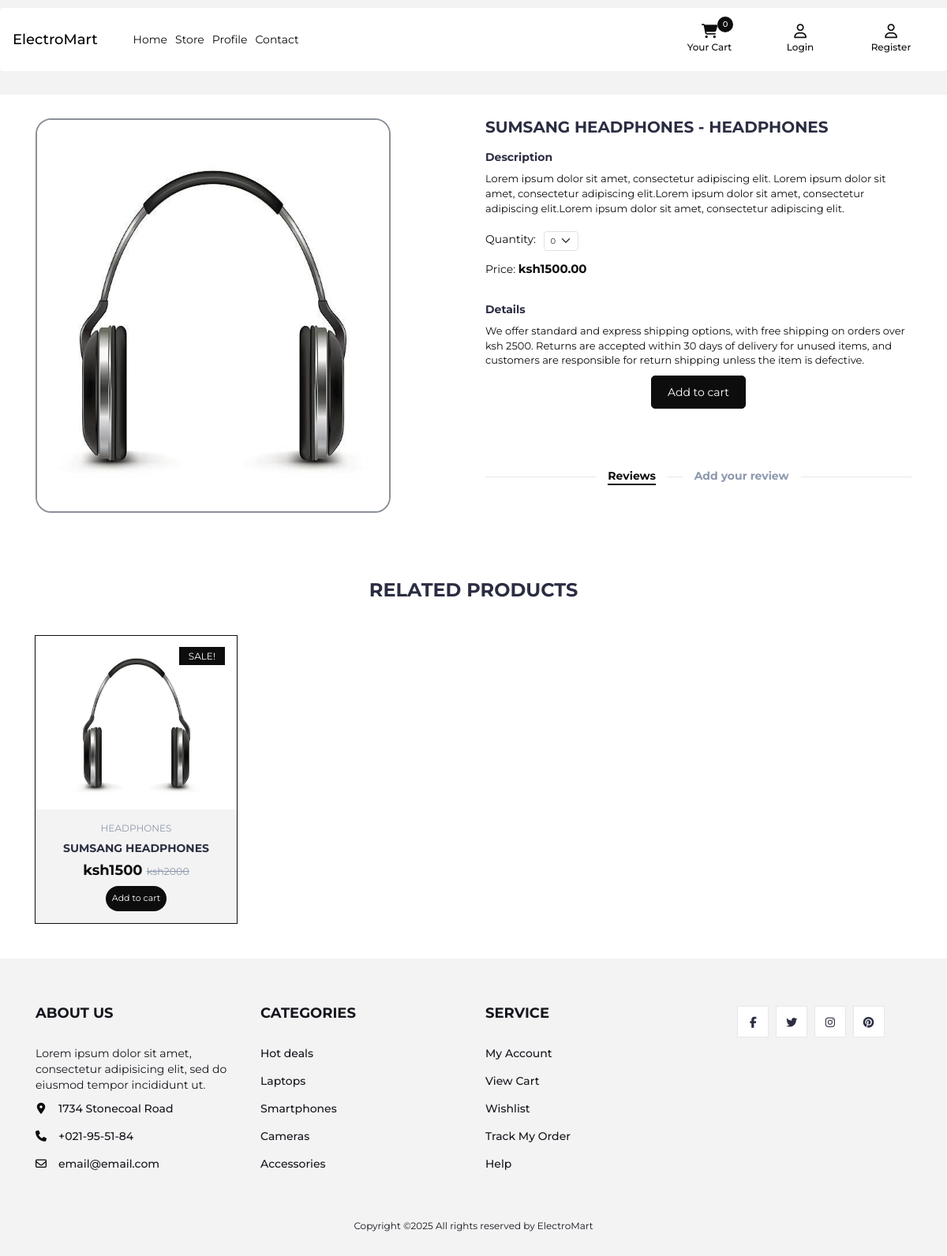
Page /product/1 on the committed database.
### shop_features/models.py (models this page shows, shortened)
class Product(models.Model):
    name=models.CharField(max_length=100)
    price=models.IntegerField()
    category=models.ForeignKey(Category, on_delete=models.CASCADE, default=1)
    description=models.CharField( max_length=250, default="", blank=True, null=True)
    image=models.ImageField(upload_to='productimage/' , default='default.jpg')
    is_sale=models.BooleanField(default=False)
    sale_price=models.IntegerField(default=0)

class Category(models.Model):
    name=models.CharField(max_length=50)
    image=models.ImageField(upload_to='categoryimage/' , default='default.jpg')
    def __str__(self):
        return self.name

### shop_features/views.py (the view)
# urls.py: path("product/<int:pk>", views.product, name="product"),
def product(request,pk):
    product=Product.objects.get(id=pk)
    items=Product.objects.all()
    context={
        "product": product,
        "items":items,
    }
    return render(request,'product.html',context)

### cart/cart.py (called while the page is built)
    def __len__(self):
        return len(self.cart)

### cart/context_processors.py (called while the page is built)
def cart(request):
    return {'cart': Cart(request)}

### shop_features/templates/product.html (shortened to what this page needs)
{% extends "base.html" %}
{% load static %}
{% block body %}
<main>
    <div class="section">
        <div class="container">
            <div class="row">
                <div class="col-md-12">
                    <div class="row">
                        <div class="col-md-6 product-main-section rounded-start">
                            <img src="{{ product.image.url }}" class="img-fluid product-image" alt="..."/>
                        </div>
                        <div class="col-md-6">
                            <div class="product-details">
                                <h2 class="product-name">{{ product.name }} - {{ product.category }}</h2>
                                <h3 class="product-description-heading">Description</h3>
                                <p class="product-description">{{ product.description }}</p>
                                <div class="quantity-section product-description-heading">
                                    <div>
                                        <p class="me-2">Quantity:</p>
                                    </div>
                                    <div>
                                        <select class="form-select ms-2" aria-label="Default select example" id="product_qty">
                                            <option selected>0</option>
                                        </select>
                                    </div>
                                </div>
                                <div>
                                    <span class="product-description-heading">Price:</span>
                                    <h3 class="product-price">ksh{{ product.sale_price }}.00</h3>
                                </div>
                                <h3 class="product-description-heading">Details</h3>
                                <p class="product-description">
                                    We offer standard and express shipping options, with free shipping on orders over ksh 2500. Returns are accepted within 30 days of delivery for unused items, and customers are responsible for return shipping unless the item is defective.
                                </p>
                                <button class="product-cart-btn" value="{{ product.id }}" id="add-cart">
                                    Add to cart
                                </button>
                                <div id="product-tab">
                                    <ul class="tab-nav">
                                        <li class="active"><a data-toggle="tab" href="#tab1">Reviews</a></li>
                                        <li><a data-toggle="tab" href="#tab2">Add your review</a></li>
                                    </ul>
                                </div>
                            </div>
                        </div>
                    </div>
                </div>
            </div>
        </div>
    </div>
    <div class="section">
        <div class="container">
            <div class="row">
                <div class="col-md-12">
                    <div class="section-title text-center">
                        <h3 class="title">Related Products</h3>
                    </div>
                </div>
                {% for item in items %}
                    {% if item.category == product.category %}
                        {% if item.is_sale %}
                            <div class="col-md-3 col-xs-6">
                                <div class="product">
                                    <div class="product-img">
                                        <img src="{{ item.image.url }}" alt="">
                                        <div class="product-label">
                                            <span class="new">SALE!</span>
                                        </div>
                                    </div>
                                    <div class="product-body">
                                        <p class="product-category">{{ item.category }}</p>
                                        <h3 class="product-name"><a href="#">{{ item.name }}</a></h3>
                                        <h4 class="product-price">ksh{{ item.sale_price }} <del class="product-old-price">ksh{{ item.price }}</del></h4>
                                        <button class="add-to-cart-btn" value="{{ item.id }}" id="add-cart">Add to cart</button>
                                    </div>
                                </div>
                            </div>
                        {% endif %}
                    {% endif %}
                {% endfor %}
            </div>
        </div>
    </div>
</main>
{% endblock %}

### shop_features/templates/base.html (shortened to what this page needs)
{% load static %}
<!DOCTYPE html>
<html lang="en">
	<head>
		<link href="https://cdn.jsdelivr.net/npm/bootstrap@5.3.3/dist/css/bootstrap.min.css" rel="stylesheet">
		<link type="text/css" rel="stylesheet" href="{% static 'css/bootstrap.min.css' %}"/>
		<link type="text/css" rel="stylesheet" href="{% static 'css/slick.css' %}"/>
		<link type="text/css" rel="stylesheet" href="{% static 'css/slick-theme.css' %}"/>
		<link type="text/css" rel="stylesheet" href="{% static 'css/nouislider.min.css' %}"/>
		<link type="text/css" rel="stylesheet" href="{% static 'css/style.css' %}"/>
    </head>
	<body>
<header id="header">
    <nav class="navbar navbar-expand-lg bg-body-tertiary text-dark bg-light navbar-section" >
        <div class="container-fluid navbar-container">
            <a class="navbar-brand logo" href="#">
              ElectroMart
            </a>
            <div class="collapse navbar-collapse" id="navbarNav">
                <ul class="navbar-nav ms-auto">
                    <li class="nav-item">
                        <a class="nav-link active text-dark" aria-current="page" href="{% url 'shop_features:home' %}">Home</a>
                    </li>
                    <li class="nav-item">
                        <a class="nav-link text-dark" href="{% url 'shop_features:store' %}">Store</a>
                    </li>
                  <li class="nav-item">
                    <a class="nav-link text-dark" href="{% url 'shop_features:profile' %}">Profile</a>
                </li>
                    <li class="nav-item">
                      <a class="nav-link text-dark" href="{% url 'shop_features:contact' %}">Contact</a>
                  </li>
                </ul>
            </div>
            <div class="header-ctn d-flex align-items-center ms-auto">
                <div class="me-3">
                    <a href="{% url 'cart:cart_summary' %}">
                        <i class="fa fa-shopping-cart" style="color: #0D0D0D;"></i>
                        <span class="text-dark">Your Cart</span>
                        <div class="qty text-light" id="cart_quantity">{{ cart|length }}</div>
                    </a>
                </div>
                {% if user.is_authenticated %}
                <div>
                    <a href="{% url 'shop_features:logout' %}">
                        <i class="fa-solid fa-right-from-bracket" style="color: #0D0D0D;"></i>
                        <span class="text-dark">Logout</span>
                    </a>
                </div>
                {% else %}
                <div class="me-3">
                    <a href="{% url 'shop_features:login' %}">
                        <i class="fa fa-user-o"v style="color: #0D0D0D;"></i>
                        <span class="text-dark">Login</span>
                    </a>
                </div>
                <div class="me-3">
                    <a href="{% url 'shop_features:register' %}">
                        <i class="fa fa-user-o" style="color: #0D0D0D;"></i>
                        <span class="text-dark">Register</span>
                    </a>
                </div>
                {% endif %}
            </div>
        </div>
    </nav>
</header>
{% block body %}
{% endblock  %}
		<footer id="footer">
			<div class="section">
				<div class="container">
					<div class="row">
						<div class="col-md-3 col-xs-6">
							<div class="footer">
								<h3 class="footer-title">About Us</h3>
								<p>Lorem ipsum dolor sit amet, consectetur adipisicing elit, sed do eiusmod tempor incididunt ut.</p>
								<ul class="footer-links">
									<li><a href="#"><i class="fa fa-map-marker"></i>1734 Stonecoal Road</a></li>
									<li><a href="#"><i class="fa fa-phone"></i>+021-95-51-84</a></li>
									<li><a href="#"><i class="fa fa-envelope-o"></i>email@email.com</a></li>
								</ul>
							</div>
						</div>
						<div class="col-md-3 col-xs-6">
							<div class="footer">
								<h3 class="footer-title">Categories</h3>
								<ul class="footer-links">
									<li><a href="#">Hot deals</a></li>
									<li><a href="#">Laptops</a></li>
									<li><a href="#">Smartphones</a></li>
									<li><a href="#">Cameras</a></li>
									<li><a href="#">Accessories</a></li>
								</ul>
							</div>
						</div>
						<div class="col-md-3 col-xs-6">
							<div class="footer">
								<h3 class="footer-title">Service</h3>
								<ul class="footer-links">
									<li><a href="#">My Account</a></li>
									<li><a href="#">View Cart</a></li>
									<li><a href="#">Wishlist</a></li>
									<li><a href="#">Track My Order</a></li>
									<li><a href="#">Help</a></li>
								</ul>
							</div>
						</div>
            <div class="col-md-3 col-xs-6">
							<div class="footer">
          	<div class="newsletter">
							<ul class="newsletter-follow">
								<li>
									<a href="#"><i class="fa fa-facebook"></i></a>
								</li>
								<li>
									<a href="#"><i class="fa fa-twitter"></i></a>
								</li>
								<li>
									<a href="#"><i class="fa fa-instagram"></i></a>
								</li>
								<li>
									<a href="#"><i class="fa fa-pinterest"></i></a>
								</li>
							</ul>
						</div>
							</div>
						</div>
            <div class="col-md-12 text-center">
							<span class="copyright">
								Copyright &copy;<script>document.write(new Date().getFullYear());</script> All rights reserved by ElectroMart
							</span>
						</div>
					</div>
				</div>
			</div>
		</footer>
	</body>
</html>

### shop_features/static/css/style.css (style rules this page uses)
:root { --secondary-color: #0D0D0D; --primary-color:#F3F3F3; --default-color:#FFF; --accent-color:#8B8F98; }
body { font-family: 'Montserrat', sans-serif; font-weight: 400; color: var(--default-color); }
h1, h2, h3, h4, h5, h6 { color: #2B2D42; font-weight: 700; margin: 0 0 10px; }
a { color: #2B2D42; font-weight: 500; -webkit-transition: 0.2s color; transition: 0.2s color; }
ul, ol { margin: 0; padding: 0; list-style: none }
.section { padding-top: 30px; padding-bottom: 30px; }
.section-title { position: relative; margin-bottom: 30px; margin-top: 15px; }
.section-title .title { display: inline-block; text-transform: uppercase; margin: 0px; }
#header { padding-top: 15px; padding-bottom: 15px; background-color: var(--primary-color); }
.header-ctn { float: right; padding: 15px 0px; }
.header-ctn>div { display: inline-block; }
.header-ctn>div+div { margin-left: 15px; }
.header-ctn>div>a { display: block; position: relative; width: 90px; text-align: center; color: #FFF; }
.header-ctn>div>a>i { display: block; font-size: 18px; }
.header-ctn>div>a>span { font-size: 12px; }
.header-ctn>div>a>.qty { position: absolute; right: 15px; top: -10px; width: 20px; height: 20px; line-height: 20px; text-align: center; border-radius: 50%; font-size: 10px; color: #FFF; background-color: var( --secondary-color); }
#product-tab { margin-top: 60px; }
#product-tab .tab-nav { position: relative; text-align: center; padding: 15px 0px; margin-bottom: 30px; }
#product-tab .tab-nav:after { content: ""; position: absolute; left: 0; right: 0; top: 50%; height: 1px; background-color: #E4E7ED; z-index: -1; }
#product-tab .tab-nav li { display: inline-block; background: #FFF; padding: 0px 15px; }
#product-tab .tab-nav li+li { margin-left: 15px; }
#product-tab .tab-nav li a { display: block; font-weight: 700; color: #8D99AE; }
#product-tab .tab-nav li.active a { color: var( --secondary-color); }
#product-tab .tab-nav li a:after { content: ""; display: block; width: 0%; height: 2px; background-color: var( --secondary-color); -webkit-transition: 0.2s all; transition: 0.2s all; }
#product-tab .tab-nav li a:hover:after, #product-tab .tab-nav li a:focus:after, #product-tab .tab-nav li.active a:after { width: 100%; }
.newsletter { text-align: center; }
.newsletter .newsletter-follow { text-align: center; }
.newsletter .newsletter-follow li { display: inline-block; margin-right: 5px; }
.newsletter .newsletter-follow li:last-child { margin-right: 0px; }
.newsletter .newsletter-follow li a { position: relative; display: block; width: 40px; height: 40px; text-align: center; line-height: 40px; border: 1px solid #E4E7ED; background-color: #FFF; -webkit-transition: 0.2s all; transition: 0.2s all; }
#footer { background: var(--primary-color); color: #15161D; }
.footer { margin: 30px 0px; }
.footer .footer-title { color: #15161D; text-transform: uppercase; font-size: 18px; margin: 0px 0px 30px; }
.footer-links li+li { margin-top: 15px; }
.footer-links li a { color: #15161D; }
.footer-links li i { margin-right: 15px; color: var( --secondary-color); width: 14px; text-align: center; }
.copyright { margin-top: 30px; display: block; font-size: 12px; }

### rows in the picture
Product: image (picture), name "SUMSANG HEADPHONES", category "HEADPHONES", description "Lorem ipsum dolor sit amet, consectetur adipiscing elit. Lorem ipsum dolor sit amet, consectetur adipiscing elit.Lorem ipsum dolor sit amet, consectetur adipiscing elit.Lorem ipsum dolor sit amet, consectetur adipiscing elit.", sale_price "1500", price "2000", {{ item.id }} 1 (drawn)

### other values in the picture
{{ cart|length }} "0"
